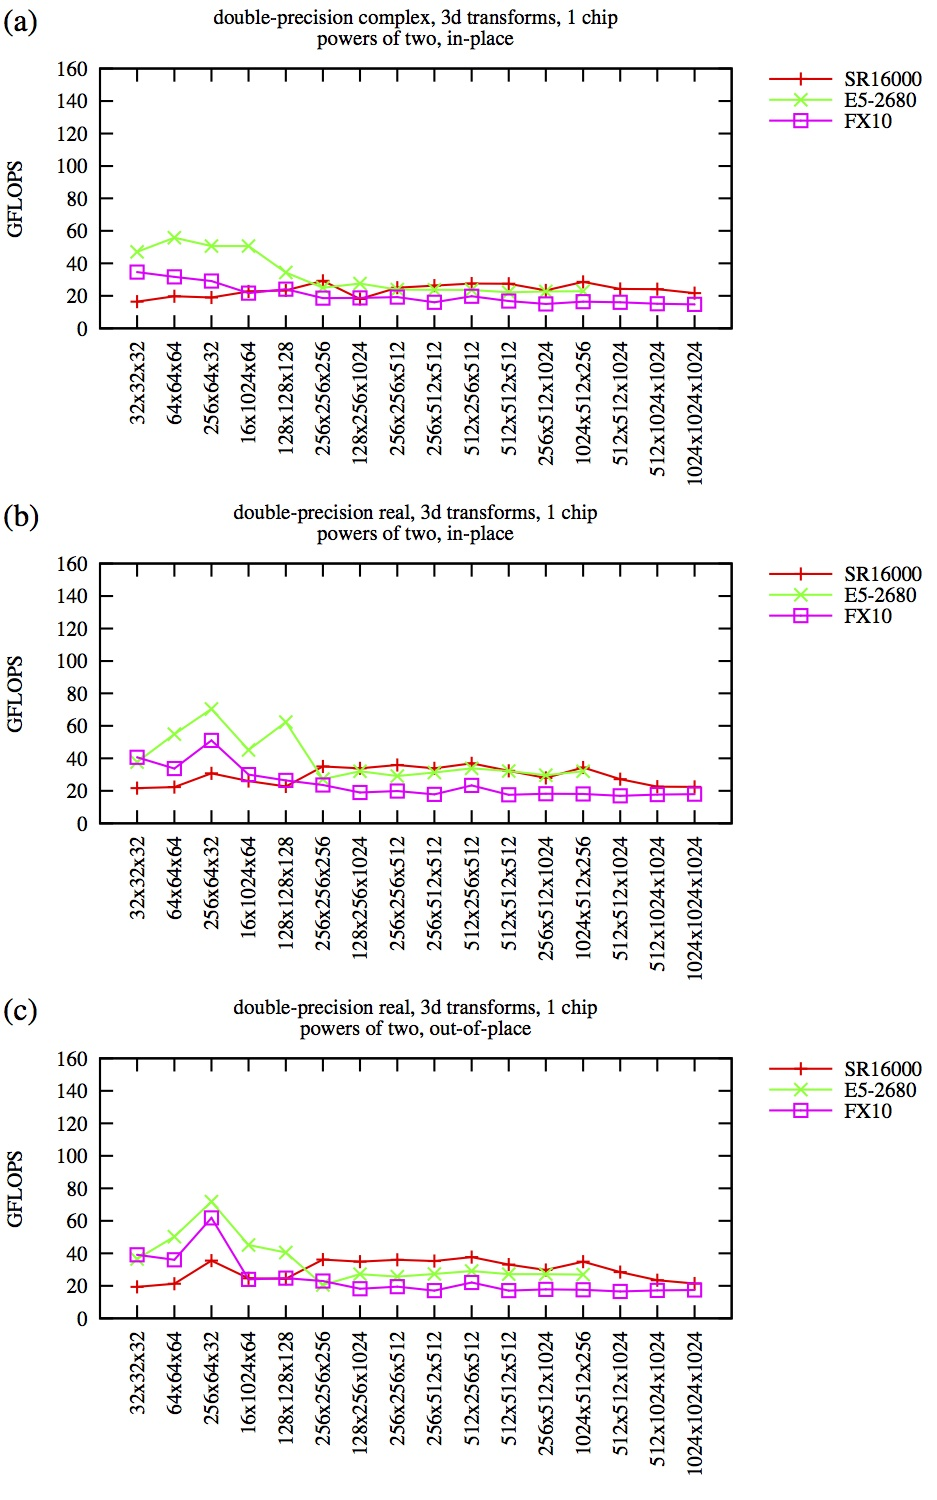

Generate this figure with gnuplot:
#!/usr/bin/env gnuplot
# fft_check.gp
# Author: Takeshi Nishimatsu
# $Date: 2012-07-06 21:27:09 +0900 (金, 06  7 2012) $
# $Rev: 1340 $
# $Author: t-nissie $
##
set terminal postscript portrait enhanced color solid  "Times-Roman,10"

set yrange [0:160]
set ylabel 'GFLOPS'
set bmargin 8
set lmargin 8
set key outside Left reverse

set xrange [-1:16]
set xtics ("32x32x32" 0,\
"64x64x64"            1,\
"256x64x32"           2,\
"16x1024x64"          3,\
"128x128x128"         4,\
"256x256x256"         5,\
"128x256x1024"        6,\
"256x256x512"         7,\
"256x512x512"         8,\
"512x256x512"         9,\
"512x512x512"        10,\
"256x512x1024"       11,\
"1024x512x256"       12,\
"512x512x1024"       13,\
"512x1024x1024"      14,\
"1024x1024x1024"     15) rotate

#set size 1.0,1.0   #-----------------------------------------------------------------------------
set output "fft_powr2chip.eps"
set multiplot

set size 0.9,0.34

set label 1 at -3.6,190 '(a)' font "Times-Roman,15"
set title "double-precision complex, 3d transforms, 1 chip\npowers of two, in-place"
set origin 0.0,0.67
plot 'fft_check_powr2_stride2.SR16000.r1492.dat'               using 0:9  t 'SR16000'   w lp lw 2 lt 1 pt 1,\
     '< grep "   8   " fft_check_powr2.E5-2680.r1455.FFTW.dat' using 0:9  t 'E5-2680'   w lp lw 2 lt 2 pt 2,\
     'fft_check_powr2.FX10.r1454.FFTW_MEASURE.dat'             using 0:9  t 'FX10'      w lp lw 2 lt 4 pt 4

set label 1 '(b)'
set title "double-precision real, 3d transforms, 1 chip\npowers of two, in-place"
set origin 0.0,0.34
plot 'fft_check_powr2_stride2.SR16000.r1492.dat'               using 0:12 t 'SR16000'   w lp lw 2 lt 1 pt 1,\
     '< grep "   8   " fft_check_powr2.E5-2680.r1455.FFTW.dat' using 0:12 t 'E5-2680'   w lp lw 2 lt 2 pt 2,\
     'fft_check_powr2.FX10.r1454.FFTW_MEASURE.dat'             using 0:12 t 'FX10'      w lp lw 2 lt 4 pt 4

set label 1 '(c)'
set title "double-precision real, 3d transforms, 1 chip\npowers of two, out-of-place"
set origin 0.0,0.01
plot 'fft_check_powr2_stride2.SR16000.r1492.dat'               using 0:15 t 'SR16000'   w lp lw 2 lt 1 pt 1,\
     '< grep "   8   " fft_check_powr2.E5-2680.r1455.FFTW.dat' using 0:15 t 'E5-2680'   w lp lw 2 lt 2 pt 2,\
     'fft_check_powr2.FX10.r1454.FFTW_MEASURE.dat'             using 0:15 t 'FX10'      w lp lw 2 lt 4 pt 4

set nomultiplot
set output
!epstopdf.pl fft_powr2chip.eps

#Local variables:
#  compile-command: "gnuplot fft_powr2chip.gp"
#End:
